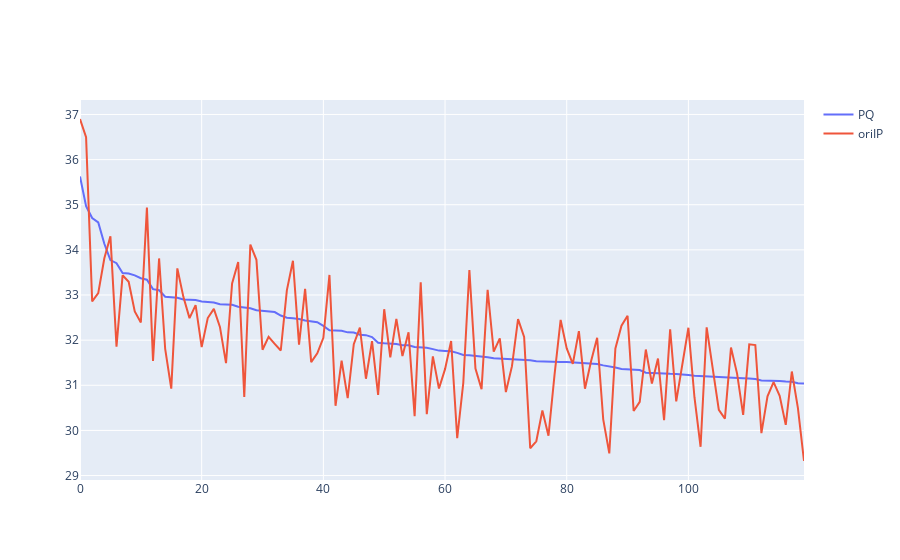

Here is the notebook cell this chart was saved with:
### Code cell
trace1 = go.Scatter(x=np.arange(k), y=D[1][:], name='PQ')
trace2 = go.Scatter(x=np.arange(k), y=np.dot(query_vectors[1], db_vectors[I[1]].T), name='oriIP')
fig = go.Figure([trace1, trace2])
fig.show()

### Figure 1 — Plotly figure (JSON) as saved in the notebook; plotly's stock layout.template omitted (floating-point values rounded to 4 significant figures; data arrays with more than 128 entries replaced by an {"elided": "..."} marker saying what was removed)
{"data": [{"name": "PQ", "type": "scatter", "x": [0, 1, 2, 3, 4, 5, 6, 7, 8, 9, 10, 11, 12, 13, 14, 15, 16, 17, 18, 19, 20, 21, 22, 23, 24, 25, 26, 27, 28, 29, 30, 31, 32, 33, 34, 35, 36, 37, 38, 39, 40, 41, 42, 43, 44, 45, 46, 47, 48, 49, 50, 51, 52, 53, 54, 55, 56, 57, 58, 59, 60, 61, 62, 63, 64, 65, 66, 67, 68, 69, 70, 71, 72, 73, 74, 75, 76, 77, 78, 79, 80, 81, 82, 83, 84, 85, 86, 87, 88, 89, 90, 91, 92, 93, 94, 95, 96, 97, 98, 99, 100, 101, 102, 103, 104, 105, 106, 107, 108, 109, 110, 111, 112, 113, 114, 115, 116, 117, 118, 119], "y": {"elided": "200 float values"}}, {"name": "oriIP", "type": "scatter", "x": [0, 1, 2, 3, 4, 5, 6, 7, 8, 9, 10, 11, 12, 13, 14, 15, 16, 17, 18, 19, 20, 21, 22, 23, 24, 25, 26, 27, 28, 29, 30, 31, 32, 33, 34, 35, 36, 37, 38, 39, 40, 41, 42, 43, 44, 45, 46, 47, 48, 49, 50, 51, 52, 53, 54, 55, 56, 57, 58, 59, 60, 61, 62, 63, 64, 65, 66, 67, 68, 69, 70, 71, 72, 73, 74, 75, 76, 77, 78, 79, 80, 81, 82, 83, 84, 85, 86, 87, 88, 89, 90, 91, 92, 93, 94, 95, 96, 97, 98, 99, 100, 101, 102, 103, 104, 105, 106, 107, 108, 109, 110, 111, 112, 113, 114, 115, 116, 117, 118, 119], "y": {"elided": "200 float values"}}], "layout": {}}
